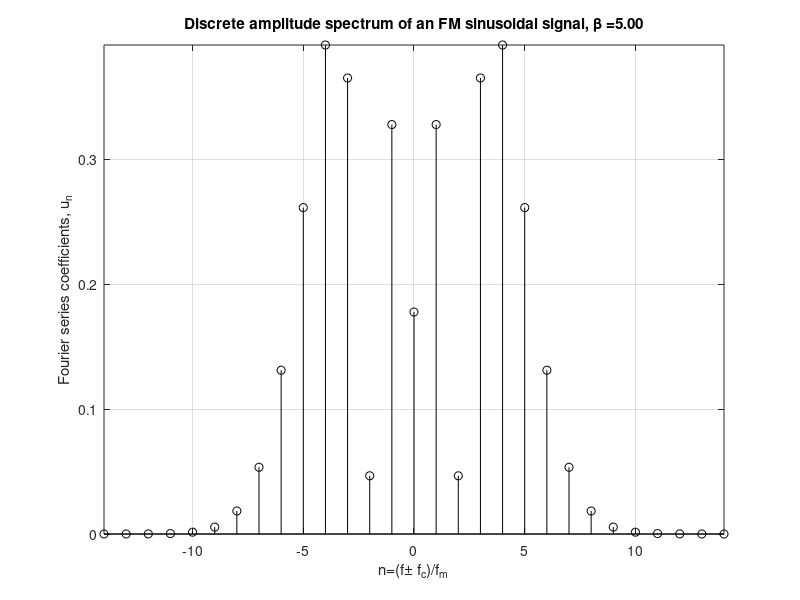

MATLAB code for this plot:
% file: FMsinusoidal_spectrum_and_pcnt_BW.m
% EE160 - Fall 2012 - San Jose State University
% Modified to computation of any percent power bandwidth, Fall 2016/2017

fprintf('Computation of the bandwidth of a sinusoidal modulated FM signal\n');
beta = input('Value of modulation index \beta: '); % Magic numbers: 2.4, 5.53, 8.65, 11.79, 14.93, 18.07
pct = input('Percentage of power that the bandwidth contains (0-100): ');
pct = pct/100;
Nmax=round(2*(beta+2)); n=0:1:Nmax;
un = besselj(n,beta); un = [zeros(1,Nmax) un];
for i=1:Nmax
    un(i)=un(2*Nmax-i+2);           % Even symmetry
end
m=[-Nmax:-1 n];
stem(m,abs(un),'k'), axis tight, grid on
xlabel('n=(f\pm f_c)/f_m'), ylabel('Fourier series coefficients, u_n')
title(strcat('Discrete amplitude spectrum of an FM sinusoidal signal', ...
    ', \beta =', num2str(beta,'%5.2f')))

% Determine the percentage bandwidth
P = sum(abs(un).^2);
Ps = abs(un(Nmax+1))^2;             % Power of center frequency component
n=1;
while (Ps < pct*P) && ( n <= Nmax) 
    Ps = Ps + 2*abs(un(Nmax+1-n))^2;
    n = n+1;
end
fprintf('Normalized %2d-percent power bandwidth, B_{%2d}/f_m = %d\n', ...
    pct*100, pct*100, 2*n);
fprintf('Carson''s rule, B_c/f_m = %.1f\n', 2*(1+beta));
